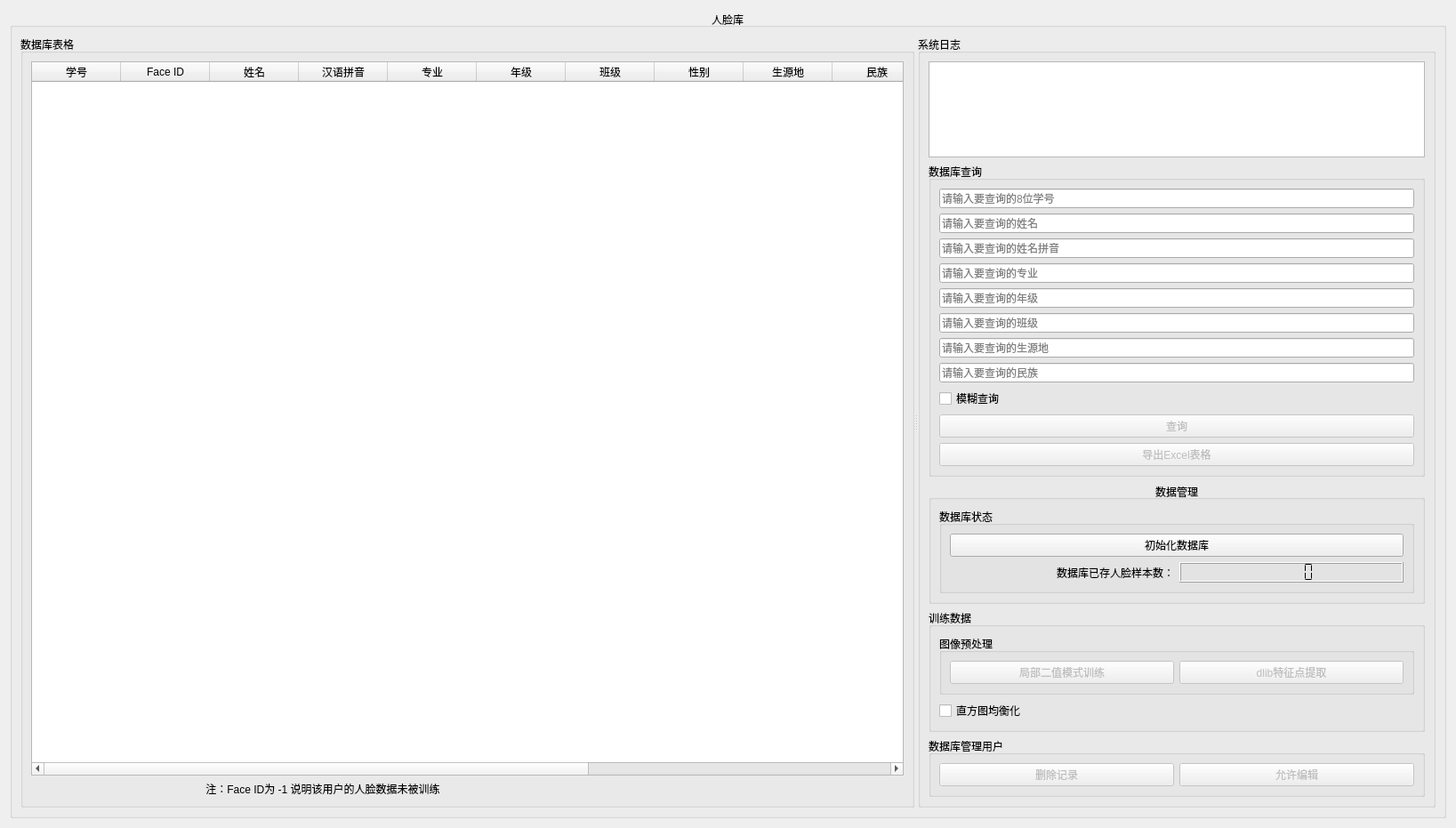
<?xml version="1.0" encoding="UTF-8"?>
<ui version="4.0">
 <class>dataManageUI</class>
 <widget class="QWidget" name="dataManageUI">
  <property name="geometry">
   <rect>
    <x>0</x>
    <y>0</y>
    <width>1637</width>
    <height>931</height>
   </rect>
  </property>
  <property name="windowTitle">
   <string>人脸识别考勤管理系统 - 数据管理端</string>
  </property>
  <layout class="QHBoxLayout" name="horizontalLayout_3">
   <item>
    <widget class="QGroupBox" name="faceDbGroupBox">
     <property name="title">
      <string>人脸库</string>
     </property>
     <property name="alignment">
      <set>Qt::AlignCenter</set>
     </property>
     <layout class="QHBoxLayout" name="horizontalLayout_2">
      <item>
       <widget class="QSplitter" name="splitter">
        <property name="orientation">
         <enum>Qt::Horizontal</enum>
        </property>
        <widget class="QGroupBox" name="dbVisualGroupBox">
         <property name="title">
          <string>数据库表格</string>
         </property>
         <layout class="QGridLayout" name="gridLayout_2">
          <item row="0" column="0">
           <widget class="QTableWidget" name="tableWidget">
            <property name="selectionBehavior">
             <enum>QAbstractItemView::SelectRows</enum>
            </property>
            <property name="sortingEnabled">
             <bool>true</bool>
            </property>
            <attribute name="horizontalHeaderCascadingSectionResizes">
             <bool>false</bool>
            </attribute>
            <attribute name="horizontalHeaderStretchLastSection">
             <bool>false</bool>
            </attribute>
            <attribute name="verticalHeaderCascadingSectionResizes">
             <bool>true</bool>
            </attribute>
            <column>
             <property name="text">
              <string>学号</string>
             </property>
            </column>
            <column>
             <property name="text">
              <string>Face ID</string>
             </property>
            </column>
            <column>
             <property name="text">
              <string>姓名</string>
             </property>
            </column>
            <column>
             <property name="text">
              <string>汉语拼音</string>
             </property>
            </column>
            <column>
             <property name="text">
              <string>专业</string>
             </property>
            </column>
            <column>
             <property name="text">
              <string>年级</string>
             </property>
            </column>
            <column>
             <property name="text">
              <string>班级</string>
             </property>
            </column>
            <column>
             <property name="text">
              <string>性别</string>
             </property>
            </column>
            <column>
             <property name="text">
              <string>生源地</string>
             </property>
            </column>
            <column>
             <property name="text">
              <string>民族</string>
             </property>
            </column>
            <column>
             <property name="text">
              <string>需出勤次数</string>
             </property>
            </column>
            <column>
             <property name="text">
              <string>总签到次数</string>
             </property>
            </column>
            <column>
             <property name="text">
              <string>注册时间</string>
             </property>
            </column>
            <column>
             <property name="text">
              <string>出勤率</string>
             </property>
            </column>
           </widget>
          </item>
          <item row="1" column="0">
           <widget class="QLabel" name="tipLabel">
            <property name="text">
             <string>                                                           注：Face ID为 -1 说明该用户的人脸数据未被训练</string>
            </property>
           </widget>
          </item>
         </layout>
        </widget>
        <widget class="QGroupBox" name="logGroupBox">
         <property name="title">
          <string>系统日志</string>
         </property>
         <layout class="QVBoxLayout" name="verticalLayout_3">
          <item>
           <widget class="QTextEdit" name="logTextEdit">
            <property name="readOnly">
             <bool>true</bool>
            </property>
           </widget>
          </item>
          <item>
           <widget class="QGroupBox" name="queryUserGroupBox">
            <property name="title">
             <string>数据库查询</string>
            </property>
            <layout class="QHBoxLayout" name="horizontalLayout">
             <item>
              <layout class="QVBoxLayout" name="verticalLayout">
               <item>
                <widget class="QLineEdit" name="querystuIDLineEdit">
                 <property name="placeholderText">
                  <string>请输入要查询的8位学号</string>
                 </property>
                </widget>
               </item>
               <item>
                <widget class="QLineEdit" name="queryNameLineEdit">
                 <property name="placeholderText">
                  <string>请输入要查询的姓名</string>
                 </property>
                </widget>
               </item>
               <item>
                <widget class="QLineEdit" name="queryenNameLineEdit">
                 <property name="placeholderText">
                  <string>请输入要查询的姓名拼音</string>
                 </property>
                </widget>
               </item>
               <item>
                <widget class="QLineEdit" name="queryMajorLineEdit">
                 <property name="placeholderText">
                  <string>请输入要查询的专业</string>
                 </property>
                </widget>
               </item>
               <item>
                <widget class="QLineEdit" name="queryGradeLineEdit">
                 <property name="placeholderText">
                  <string>请输入要查询的年级</string>
                 </property>
                </widget>
               </item>
               <item>
                <widget class="QLineEdit" name="queryClassLineEdit">
                 <property name="placeholderText">
                  <string>请输入要查询的班级</string>
                 </property>
                </widget>
               </item>
               <item>
                <widget class="QLineEdit" name="queryProvinceLineEdit">
                 <property name="placeholderText">
                  <string>请输入要查询的生源地</string>
                 </property>
                </widget>
               </item>
               <item>
                <widget class="QLineEdit" name="queryNationLineEdit">
                 <property name="placeholderText">
                  <string>请输入要查询的民族</string>
                 </property>
                </widget>
               </item>
               <item>
                <widget class="QCheckBox" name="LikeSelectCheckBox">
                 <property name="text">
                  <string>模糊查询</string>
                 </property>
                </widget>
               </item>
               <item>
                <widget class="QPushButton" name="queryUserButton">
                 <property name="enabled">
                  <bool>false</bool>
                 </property>
                 <property name="toolTip">
                  <string>数据库未完成初始化，请检查</string>
                 </property>
                 <property name="text">
                  <string>查询</string>
                 </property>
                </widget>
               </item>
               <item>
                <widget class="QPushButton" name="ExportExcelpushButton">
                 <property name="enabled">
                  <bool>false</bool>
                 </property>
                 <property name="text">
                  <string>导出Excel表格</string>
                 </property>
                </widget>
               </item>
              </layout>
             </item>
            </layout>
           </widget>
          </item>
          <item>
           <widget class="QGroupBox" name="dbManageGroupBox">
            <property name="title">
             <string>数据管理</string>
            </property>
            <property name="alignment">
             <set>Qt::AlignCenter</set>
            </property>
            <layout class="QVBoxLayout" name="verticalLayout_4">
             <item>
              <widget class="QGroupBox" name="dbStatusGroupBox">
               <property name="title">
                <string>数据库状态</string>
               </property>
               <layout class="QGridLayout" name="gridLayout">
                <item row="0" column="0">
                 <widget class="QPushButton" name="initDbButton">
                  <property name="text">
                   <string>初始化数据库</string>
                  </property>
                 </widget>
                </item>
                <item row="1" column="0">
                 <layout class="QHBoxLayout" name="dbUserCountHorizontalLayout">
                  <item>
                   <widget class="QLabel" name="dbUserCountLabel">
                    <property name="text">
                     <string>数据库已存人脸样本数：</string>
                    </property>
                    <property name="alignment">
                     <set>Qt::AlignRight|Qt::AlignTrailing|Qt::AlignVCenter</set>
                    </property>
                   </widget>
                  </item>
                  <item>
                   <widget class="QLCDNumber" name="dbUserCountLcdNum">
                    <property name="segmentStyle">
                     <enum>QLCDNumber::Flat</enum>
                    </property>
                   </widget>
                  </item>
                 </layout>
                </item>
               </layout>
              </widget>
             </item>
            </layout>
           </widget>
          </item>
          <item>
           <widget class="QGroupBox" name="trainGroupBox">
            <property name="title">
             <string>训练数据</string>
            </property>
            <layout class="QGridLayout" name="gridLayout_6">
             <item row="1" column="0">
              <widget class="QGroupBox" name="imgPreprocessGroupBox">
               <property name="title">
                <string>图像预处理</string>
               </property>
               <layout class="QHBoxLayout" name="horizontalLayout_5">
                <item>
                 <widget class="QPushButton" name="trainButton">
                  <property name="enabled">
                   <bool>false</bool>
                  </property>
                  <property name="toolTip">
                   <string>数据库未完成初始化，请检查</string>
                  </property>
                  <property name="text">
                   <string>局部二值模式训练</string>
                  </property>
                 </widget>
                </item>
                <item>
                 <widget class="QPushButton" name="dlibButton">
                  <property name="enabled">
                   <bool>false</bool>
                  </property>
                  <property name="toolTip">
                   <string>数据库未完成初始化，请检查</string>
                  </property>
                  <property name="text">
                   <string>dlib特征点提取</string>
                  </property>
                 </widget>
                </item>
               </layout>
              </widget>
             </item>
             <item row="2" column="0">
              <widget class="QCheckBox" name="equalizeHistCheckBox">
               <property name="text">
                <string>直方图均衡化</string>
               </property>
              </widget>
             </item>
            </layout>
           </widget>
          </item>
          <item>
           <widget class="QGroupBox" name="deleteUserGroupBox">
            <property name="title">
             <string>数据库管理用户</string>
            </property>
            <layout class="QHBoxLayout" name="horizontalLayout_4">
             <item>
              <widget class="QPushButton" name="deleteUserButton">
               <property name="enabled">
                <bool>false</bool>
               </property>
               <property name="toolTip">
                <string>&lt;html&gt;&lt;head/&gt;&lt;body&gt;&lt;p&gt;未选择用户数据，请在数据表格中选择用户数据再删除。按住Ctrl可以多选非相邻行，按住shift可以连续选择多条相邻行&lt;/p&gt;&lt;/body&gt;&lt;/html&gt;</string>
               </property>
               <property name="text">
                <string>删除记录</string>
               </property>
              </widget>
             </item>
             <item>
              <widget class="QPushButton" name="CellChangeButton">
               <property name="enabled">
                <bool>false</bool>
               </property>
               <property name="toolTip">
                <string>数据库未完成初始化，请检查</string>
               </property>
               <property name="text">
                <string>允许编辑</string>
               </property>
              </widget>
             </item>
            </layout>
           </widget>
          </item>
         </layout>
        </widget>
       </widget>
      </item>
     </layout>
    </widget>
   </item>
  </layout>
 </widget>
 <resources/>
 <connections/>
</ui>
